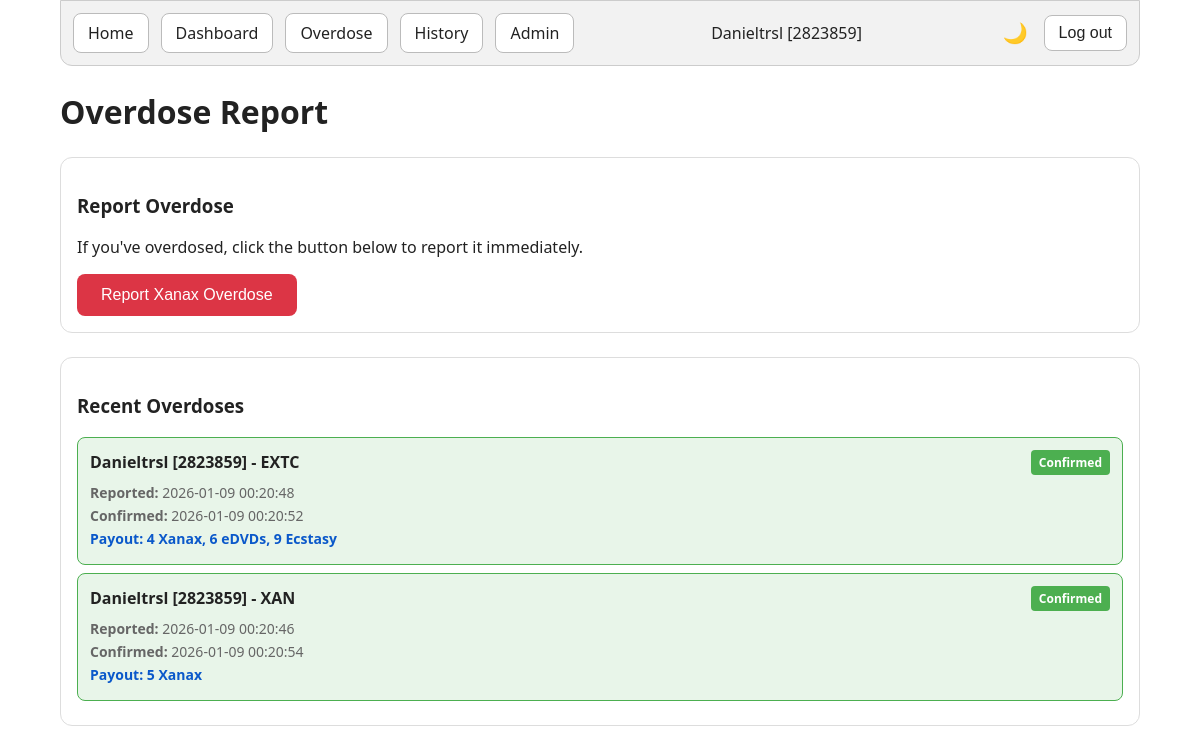
Page /overdose (signed in) on the committed database.
### app.py (models this page shows)
class User(db.Model):
    id = db.Column(db.Integer, primary_key=True)
    torn_user_id = db.Column(db.Integer, unique=True, nullable=False, index=True)
    torn_name = db.Column(db.String(64), nullable=False)
    role_id = db.Column(db.Integer, nullable=False, default=1)  # 1=regular, 2=mod, 3=admin
    sent_xanax_total = db.Column(db.Integer, nullable=False, default=0)
    insurance_total = db.Column(db.Integer, nullable=False, default=0)
    api_key = db.Column(db.String(128), nullable=True)  # User's Torn API key for verification

class Overdose(db.Model):
    id = db.Column(db.Integer, primary_key=True)
    user_id = db.Column(db.Integer, db.ForeignKey('user.id'), nullable=False)
    coverage_type = db.Column(db.String(10), nullable=True)  # 'XAN' or 'EXTC'
    reported_at = db.Column(db.DateTime, nullable=False, default=datetime.utcnow)
    confirmed = db.Column(db.Boolean, default=False)
    confirmed_at = db.Column(db.DateTime, nullable=True)
    payout = db.Column(db.Integer, nullable=True)  # Primary payout amount given
    payout_details = db.Column(db.String(500), nullable=True)  # Full payout info (e.g., "100 Xanax, 50 eDVDs, 25 Ecstasy")
    notes = db.Column(db.String(500), nullable=True)
    payout_xanax = db.Column(db.Integer, nullable=True)  # Amount of xanax paid
    payout_edvds = db.Column(db.Integer, nullable=True)  # Amount of eDVDs paid (EXTC only)
    payout_ecstasy = db.Column(db.Integer, nullable=True)  # Amount of ecstasy paid (EXTC only)
    user = db.relationship('User', backref='overdoses')

### routes/overdose.py (the view)
    @app.get("/overdose")
    def overdose_page():
        uid = session.get("user_id")
        if not uid:
            return redirect(url_for("home"))
        user = User.query.get(uid)
        if not user:
            session.clear()
            return redirect(url_for("home"))
        active_xan = Order.query.filter_by(
            user_id=user.id,
            coverage_type='XAN',
            status='active'
        ).first()
        active_extc = Order.query.filter_by(
            user_id=user.id,
            coverage_type='EXTC',
            status='active'
        ).first()
        recent_overdoses = Overdose.query.order_by(Overdose.reported_at.desc()).limit(20).all()
        return render_template(
            "overdose.html",
            user=user,
            active_xan=active_xan,
            active_extc=active_extc,
            recent_overdoses=recent_overdoses
        )

### templates/overdose.html (shortened to what this page needs)
<!doctype html>
<html lang="en">
<head>
  <link rel="stylesheet" href="{{ url_for('static', filename='css/dashboard.css') }}" />
</head>
<body>
  <div class="page">
    {% include '_navbar.html' %}
    <h1>Overdose Report</h1>
    <div class="card overdose-section">
      <h3>Report Overdose</h3>
      <p>If you've overdosed, click the button below to report it immediately.</p>
      {% if active_xan or active_extc %}
        {% if active_xan and active_extc %}
          <p style="color: #666; font-size: 14px; margin-bottom: 12px;">You have active coverage for both. Choose which one:</p>
          <div style="display: flex; gap: 12px;">
            <button id="btn-xan" class="report-btn" onclick="reportOverdose('XAN')">Report Xanax Overdose</button>
            <button id="btn-extc" class="report-btn" onclick="reportOverdose('EXTC')">Report Ecstasy Overdose</button>
          </div>
        {% elif active_xan %}
          <button id="btn-xan" class="report-btn" onclick="reportOverdose('XAN')">Report Xanax Overdose</button>
        {% else %}
          <button id="btn-extc" class="report-btn" onclick="reportOverdose('EXTC')">Report Ecstasy Overdose</button>
        {% endif %}
      {% else %}
        <p style="color: #dc3545; font-weight: 600;">You don't have active coverage. Cannot report overdose.</p>
      {% endif %}
    </div>
    <div class="card overdose-section">
      <h3>Recent Overdoses</h3>
      <div class="overdose-list">
        {% if recent_overdoses %}
          {% for overdose in recent_overdoses %}
            <div class="overdose-item {% if overdose.confirmed %}overdose-confirmed{% else %}overdose-pending{% endif %}" id="overdose-{{ overdose.id }}">
              <div class="overdose-header">
                <span>{{ overdose.user.torn_name }} [{{ overdose.user.torn_user_id }}] - {{ overdose.coverage_type or 'N/A' }}</span>
                <span class="overdose-status {% if overdose.confirmed %}status-confirmed{% else %}status-pending{% endif %}">
                  {% if overdose.confirmed %}Confirmed{% else %}Pending{% endif %}
                </span>
              </div>
              <div class="overdose-details">
                <p><strong>Reported:</strong> {{ overdose.reported_at.strftime('%Y-%m-%d %H:%M:%S') }}</p>
                {% if overdose.confirmed %}
                  <p><strong>Confirmed:</strong> {{ overdose.confirmed_at.strftime('%Y-%m-%d %H:%M:%S') }}</p>
                  <p class="payout"><strong>Payout:</strong> {{ overdose.payout_details if overdose.payout_details else overdose.payout }}</p>
                {% endif %}
              </div>
            </div>
          {% endfor %}
        {% else %}
          <p style="color: #666; padding: 12px;">No overdose reports yet</p>
        {% endif %}
      </div>
    </div>
  </div>
</body>
</html>

### templates/_navbar.html
<header class="navbar">
  <nav class="nav-left">
    <a class="nav-btn" href="{{ url_for('home') }}">Home</a>
    <a class="nav-btn" href="{{ url_for('dashboard') }}">Dashboard</a>
    {% if session.get('user_id') %}
      <a class="nav-btn" href="{{ url_for('overdose_page') }}">Overdose</a>
      <a class="nav-btn" href="{{ url_for('user_history') }}">History</a>
    {% endif %}
    {% if user and user.role_id == 3 %}
      <a class="nav-btn" href="{{ url_for('admin_panel') }}">Admin</a>
    {% endif %}
  </nav>
  <nav class="nav-center">
    {% if user %}
      <span id="navbar-username">{{ user.torn_name }} [{{ user.torn_user_id }}]</span>
    {% elif session.get('user_id') %}
      <span>Not logged in</span>
    {% else %}
      <span>Not logged in</span>
    {% endif %}
  </nav>
  <nav class="nav-right">
    <button class="dark-mode-toggle" onclick="toggleDarkMode()" aria-label="Toggle dark mode">🌙</button>
    {% if session.get('user_id') %}
    <form method="post" action="{{ url_for('logout') }}">
      <button class="nav-btn" type="submit">Log out</button>
    </form>
    {% else %}
    <a class="nav-btn" href="{{ url_for('home') }}">Log in</a>
    {% endif %}
  </nav>
</header>

### static/css/dashboard.css (style rules this page uses)
body { font-family: system-ui, sans-serif; margin: 0; padding: 0; background: #fff; color: #222; transition: background 0.3s, color 0.3s; }
.page { width: 90%; margin: 0 auto; box-sizing: border-box; }
.navbar { display: flex; justify-content: space-between; align-items: center; padding: 12px; border: 1px solid #ccc; border-radius: 0 0 12px 12px; background: #f2f2f2; margin-bottom: 24px; }
nav { display: flex; gap: 12px; align-items: center; }
.nav-center { flex: 1; display: flex; justify-content: center; align-items: center; font-weight: 500; color: #222; }
.nav-left { justify-content: flex-start; }
.nav-right { justify-content: flex-end; }
.nav-btn { display: inline-block; padding: 8px 14px; border: 1px solid #bbb; border-radius: 8px; text-decoration: none; color: #222; background: white; cursor: pointer; font-size: 16px; }
.dark-mode-toggle { background: transparent; border: none; font-size: 20px; cursor: pointer; padding: 4px; }
.card { border: 1px solid #ddd; border-radius: 12px; padding: 16px; background: white; }
button { padding: 10px 14px; font-size: 16px; cursor: pointer; }

### templates/overdose.html (style rules this page uses)
.overdose-section { margin-top: 24px; }
.report-btn { background: #dc3545; color: white; border: none; padding: 12px 24px; border-radius: 8px; cursor: pointer; font-size: 16px; }
.overdose-list { max-height: 500px; overflow-y: auto; margin-top: 16px; }
.overdose-item { padding: 12px; border: 1px solid #ddd; border-radius: 8px; margin-bottom: 8px; background: white; }
.overdose-confirmed { background: #e8f5e9; border-color: #4caf50; }
.overdose-header { display: flex; justify-content: space-between; align-items: center; font-weight: 600; margin-bottom: 8px; }
.overdose-status { display: inline-block; padding: 4px 8px; border-radius: 4px; font-size: 12px; font-weight: 600; }
.status-confirmed { background: #4caf50; color: white; }
.overdose-details { font-size: 14px; color: #666; }
.overdose-details p { margin: 4px 0; }
.payout { color: #0a58ca; font-weight: 600; }

### rows in the picture
User: torn_name "Danieltrsl", torn_user_id "2823859"
Overdose: user.torn_name "Danieltrsl", user.torn_user_id "2823859", coverage_type "EXTC", confirmed "Confirmed", reported_at "2026-01-09 00:20:48", confirmed_at "2026-01-09 00:20:52", payout_details "4 Xanax, 6 eDVDs, 9 Ecstasy"
Overdose: user.torn_name "Danieltrsl", user.torn_user_id "2823859", coverage_type "XAN", confirmed "Confirmed", reported_at "2026-01-09 00:20:46", confirmed_at "2026-01-09 00:20:54", payout_details "5 Xanax"
